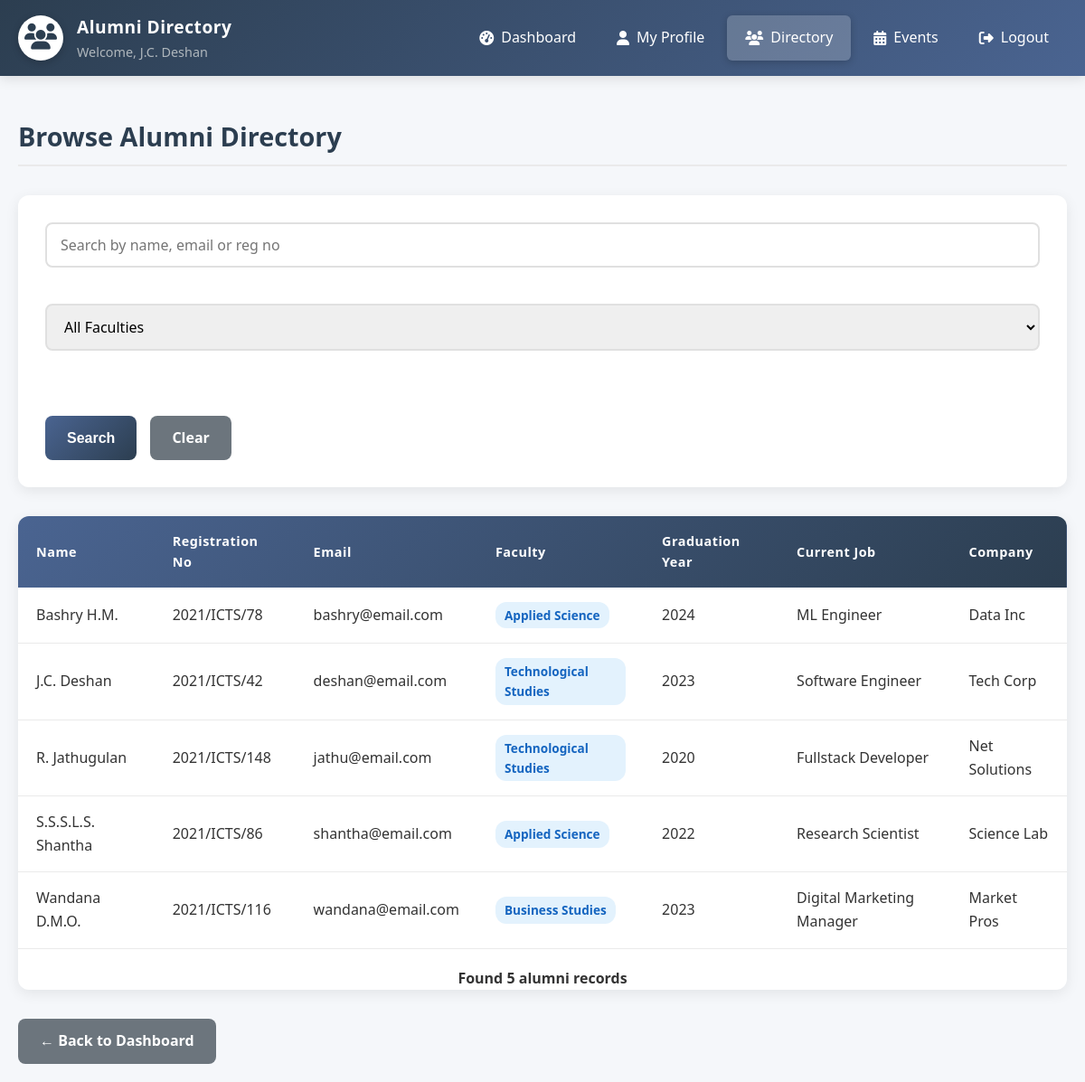
/alumni/directory.php (signed in), run on the app's committed database.
### tables this page shows
CREATE TABLE users (
    id INT PRIMARY KEY AUTO_INCREMENT,
    reg_no VARCHAR(20) UNIQUE,
    name VARCHAR(100) NOT NULL,
    email VARCHAR(100) UNIQUE NOT NULL,
    password VARCHAR(255) NOT NULL,
    graduation_year INT,
    faculty ENUM('Technological Studies', 'Applied Science', 'Business Studies'),
    current_job VARCHAR(100),
    company VARCHAR(100),
    phone VARCHAR(15),
    role ENUM('public', 'alumni', 'admin') DEFAULT 'public',
    status ENUM('pending', 'approved', 'rejected') DEFAULT 'pending',
    created_at TIMESTAMP DEFAULT CURRENT_TIMESTAMP
);

### alumni/directory.php (the view, shortened to what this page needs)
<?php
include '../config/db.php';
$search = isset($_GET['search']) ? mysqli_real_escape_string($conn, $_GET['search']) : '';
$sql = "SELECT * FROM users WHERE role='alumni' AND status='approved'";
$sql .= " ORDER BY name";
$result = $conn->query($sql);
?>
<!DOCTYPE html>
<html>
<head>
    <link rel="stylesheet" href="../css/style.css">
    <link rel="stylesheet" href="https://cdnjs.cloudflare.com/ajax/libs/font-awesome/6.4.0/css/all.min.css">
</head>
<body>
    <nav class="navbar">
        <div class="nav-container">
            <div class="nav-brand">
                <div class="university-logo">
                    <i class="fas fa-users" style="font-size: 1.8rem; color: #2c3e50;"></i>
                </div>
                <div class="nav-title">
                    <span class="university-name">Alumni Directory</span>
                    <?php if(isset($_SESSION['name'])): ?>
                        <span class="system-name">Welcome, <?php echo htmlspecialchars($_SESSION['name']); ?></span>
                    <?php endif; ?>
                </div>
            </div>
            <div class="nav-links">
                <a href="dashboard.php"><i class="fas fa-tachometer-alt"></i> Dashboard</a>
                <a href="profile.php"><i class="fas fa-user"></i> My Profile</a>
                <a href="directory.php" class="active"><i class="fas fa-users"></i> Directory</a>
                <a href="events.php"><i class="fas fa-calendar-alt"></i> Events</a>
                <a href="../logout.php"><i class="fas fa-sign-out-alt"></i> Logout</a>
            </div>
        </div>
    </nav>
    <div class="container">
        <h2>Browse Alumni Directory</h2>
        <form method="GET" class="form filter-form">
            <div class="form-group">
                <input type="text" name="search" placeholder="Search by name, email or reg no"
                       value="<?php echo htmlspecialchars($search); ?>">
            </div>
            <div class="form-group">
                <select name="faculty">
                    <option value="">All Faculties</option>
                </select>
            </div>
            <div class="form-buttons">
                <button type="submit" class="btn btn-primary">Search</button>
                <a href="directory.php" class="btn btn-secondary">Clear</a>
            </div>
        </form>
        <div class="table-container">
            <?php if ($result && $result->num_rows > 0): ?>
                <table class="data-table">
                    <thead>
                        <tr>
                            <th>Name</th>
                            <th>Registration No</th>
                            <th>Email</th>
                            <th>Faculty</th>
                            <th>Graduation Year</th>
                            <th>Current Job</th>
                            <th>Company</th>
                        </tr>
                    </thead>
                    <tbody>
                    <?php while($row = $result->fetch_assoc()): ?>
                        <tr>
                            <td><?php echo htmlspecialchars($row['name']); ?></td>
                            <td><?php echo htmlspecialchars($row['reg_no']); ?></td>
                            <td><?php echo htmlspecialchars($row['email']); ?></td>
                            <td>
                                <span class="faculty-badge"><?php echo htmlspecialchars($row['faculty']); ?></span>
                            </td>
                            <td><?php echo htmlspecialchars($row['graduation_year']); ?></td>
                            <td><?php echo htmlspecialchars($row['current_job'] ?: 'Not provided'); ?></td>
                            <td><?php echo htmlspecialchars($row['company'] ?: 'Not provided'); ?></td>
                        </tr>
                    <?php endwhile; ?>
                    </tbody>
                </table>
                <div style="margin-top: 20px; text-align: center;">
                    <p><strong>Found <?php echo $result->num_rows; ?> alumni records</strong></p>
                </div>
            <?php endif; ?>
        </div>
        <div style="margin-top: 30px;">
            <a href="dashboard.php" class="btn btn-secondary">← Back to Dashboard</a>
        </div>
    </div>
</body>
</html>

### data on the page
users: name "Bashry H.M.", reg_no "2021/ICTS/78", email "bashry@email.com", faculty "Applied Science", graduation_year "2024", current_job "ML Engineer", company "Data Inc"
users: name "J.C. Deshan", reg_no "2021/ICTS/42", email "deshan@email.com", faculty "Technological Studies", graduation_year "2023", current_job "Software Engineer", company "Tech Corp"
users: name "R. Jathugulan", reg_no "2021/ICTS/148", email "jathu@email.com", faculty "Technological Studies", graduation_year "2020", current_job "Fullstack Developer", company "Net Solutions"
users: name "S.S.S.L.S. Shantha", reg_no "2021/ICTS/86", email "shantha@email.com", faculty "Applied Science", graduation_year "2022", current_job "Research Scientist", company "Science Lab"
users: name "Wandana D.M.O.", reg_no "2021/ICTS/116", email "wandana@email.com", faculty "Business Studies", graduation_year "2023", current_job "Digital Marketing Manager", company "Market Pros"

### other printed values
$_SESSION['name'] "J.C. Deshan"
$result->num_rows "5"
